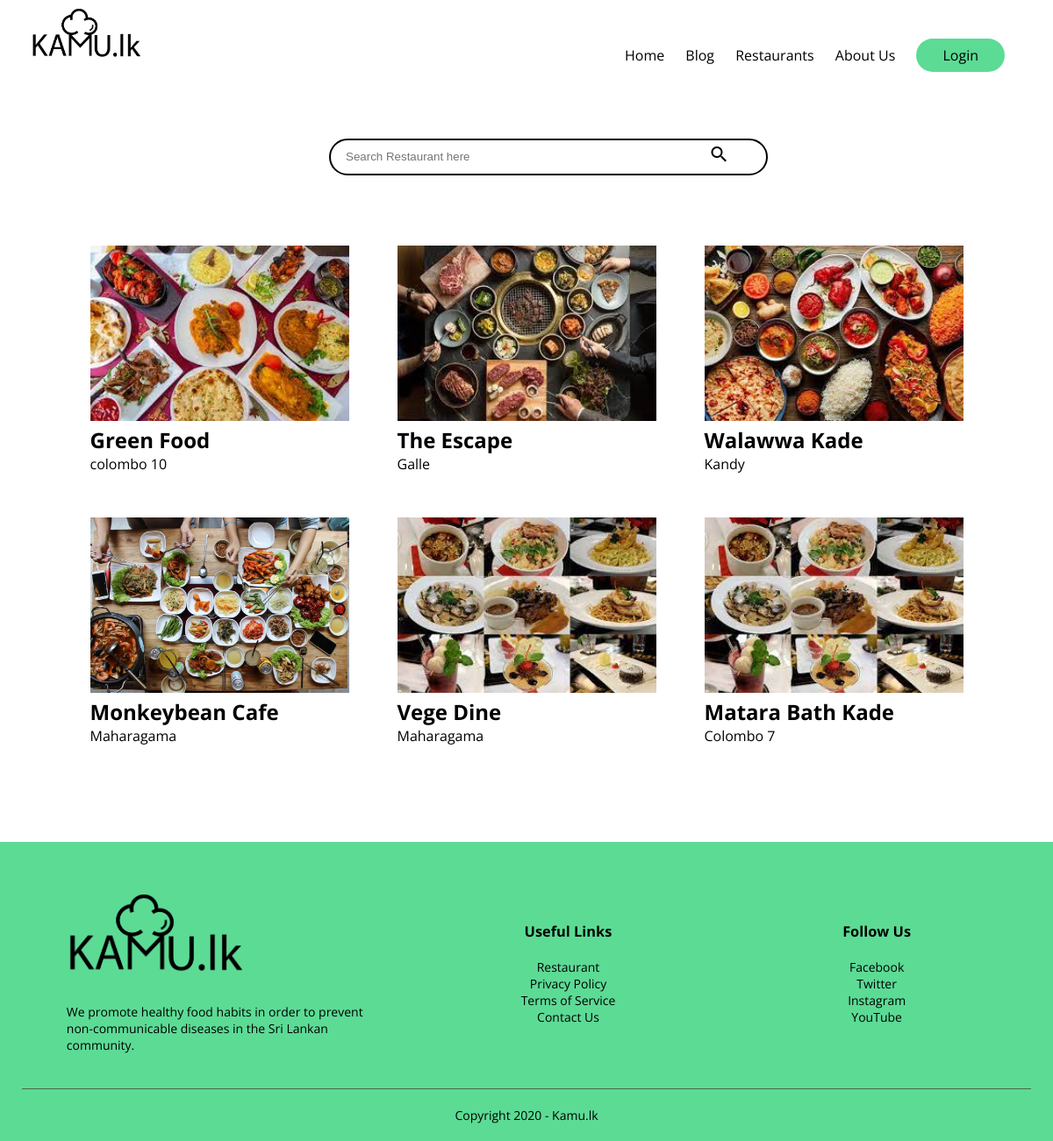
Page /restaurant.php on the committed database.
### tables this page shows
CREATE TABLE `restaurant` (
  `id` int(11) NOT NULL,
  `name` varchar(20) NOT NULL,
  `location` varchar(30) NOT NULL,
  `description` varchar(1000) NOT NULL,
  `image` varchar(500) NOT NULL
);

### restaurant.php (the view, shortened to what this page needs)
<!DOCTYPE html>
<html>
    <head>
        <link rel="stylesheet" href="css/style.css">
    </head>
    <body>
        <div class="container">
            <div class="navbar">
                <div class="logo">
                    <img src="images/logo.png" alt="logo" width="125px">
                </div>
                <nav>
                    <ul id="MenuItems">
                        <li><a href="index.php">Home</a></li>
                        <li><a href="blog.php">Blog</a></li>
                        <li><a href="restaurant.php">Restaurants</a></li>
                        <li><a href="aboutus.php">About Us</a></li>
                        <li><a href="log.php" class="btn">Login</a></li>
                    </ul>
                </nav>
            </div>
        </div>
    <div class="categories">
        <div class="small-container">
        <div class="boxContainer">
            <table class = "elementsContainer">
                <tr>
                    <td>
                        <input type="text" placeholder="Search Restaurant here" class="search">
                    </td>
                    <td>
                        <span class="material-icons">search</span>
                    </td>
                </tr>
            </table>
        </div>
            <div class="row">
            <?php
                require_once("connect.php");
                $sql = "SELECT * FROM restaurant ";
                $result = $con->query($sql);
                if($result->num_rows>0){
                    while($row = $result-> fetch_assoc()){
            ?>
                <div class="col-3">
                    <div class="card">
                        <div class="card-body">
                            <a href="details.php?id=<?php echo $row['id'] ?>"><img src="<?php echo $row['image']; ?>" alt="restaurant image">
                            <h2><?php echo $row['name']; ?></h2>
                            <p><?php echo $row['location']; ?></p></a>
                        </div>
                    </div>
                </div>
            <?php
                    }
                }
                else{
                    echo "No restaurant found";
                }
            ?>
            </div>
        </div>
    </div>
        <div class="footer">
            <div class="container">
                <div class="row">
                    <div class="footer-col-1">
                        <img src="images/logo.png" alt="logo">
                        <p>We promote healthy food habits in order to prevent<br>
                            non-communicable diseases in the Sri Lankan community.</p>
                    </div>
                    <div class="footer-col-2">
                        <h3>Useful Links</h3>
                        <ul>
                            <li><a href="">Restaurant</a></li>
                            <li><a href="">Privacy Policy</a></li>
                            <li><a href="">Terms of Service</a></li>
                            <li><a href="">Contact Us</a></li>
                        </ul>
                    </div>
                    <div class="footer-col-2">
                        <h3>Follow Us</h3>
                        <ul>
                            <li><a href="">Facebook</a></li>
                            <li><a href="">Twitter</a></li>
                            <li><a href="">Instagram</a></li>
                            <li><a href="">YouTube</a></li>
                        </ul>
                    </div>
                </div>
                <hr>
                <p class="copyright"> Copyright 2020 - Kamu.lk</p>
            </div>
        </div>
    </body>
</html>

### css/style.css (style rules this page uses)
* { margin: 0; padding: 0; box-sizing: border-box; }
body { font-family: 'Open Sans', sans-serif; }
.navbar { display: flex; align-items: center; padding: 10px; }
nav { flex: 1; text-align: right; }
nav ul { display: inline-block; list-style-type: none; }
nav ul li { display: inline-block; margin-right: 20px; }
a { text-decoration: none; color: black; }
p { color: black; }
.container { max-width: 1300px; margin: auto; padding-left: 25px; padding-right: 25px; }
.row { display: flex; align-items: center; flex-wrap: wrap; justify-content: space-around; }
.btn { display: inline-block; background: #5CDB95; color: black; padding: 8px 30px; margin: 30px 0; border-radius: 30px; transition: background 0.5s; }
.categories { margin: 70px 0; }
.col-3 { flex-basis: 30%; padding: 10px; min-width: 200px; margin-bottom: 30px; }
.col-3 img { width: 100%; height: 200px; }
.small-container { max-width: 1080px ; margin: auto; padding-left: 15px; padding-right: 15px; }
.footer { background: #5CDB95; color: black; font-size: 14px; padding: 60px 0 20px; }
.footer h3 { margin-bottom: 20px; }
.footer-col-1, .footer-col-2, .footer-col-3 { min-width: 250px; margin-bottom: 20px; }
.footer-col-1 { flex-basis: 30%; text-align: left; }
.footer-col-1 img { width: 200px; margin-bottom: 20px; }
.footer-col-2, .footer-col-3 { flex-basis: 15%; text-align: center; }
ul { list-style-type: none; }
.footer hr { border: none; background: #4d634b; height: 1px; margin: 20px 0; }
.copyright { text-align: center; }

### restaurant.php (style rules this page uses)
.boxContainer { display: flex; align-items: right; flex-wrap: wrap; margin-left:300px; margin-bottom:70px; justify-content: space-around; width:500px; height:42px; border: 2px solid; padding:0px 10px; border-radius:50px; }
.elementsContainer { width: 100%; height: 100%; vertical-align:middle; }
.search { border:none; height:100%; width:100%; padding:0px 5px; }

### rows in the picture
restaurant: image (picture), name "Green Food", location "colombo 10"
restaurant: image (picture), name "The Escape", location "Galle"
restaurant: image (picture), name "Walawwa Kade", location "Kandy"
restaurant: image (picture), name "Monkeybean Cafe", location "Maharagama"
restaurant: image (picture), name "Vege Dine", location "Maharagama"
restaurant: image (picture), name "Matara Bath Kade", location "Colombo 7"
